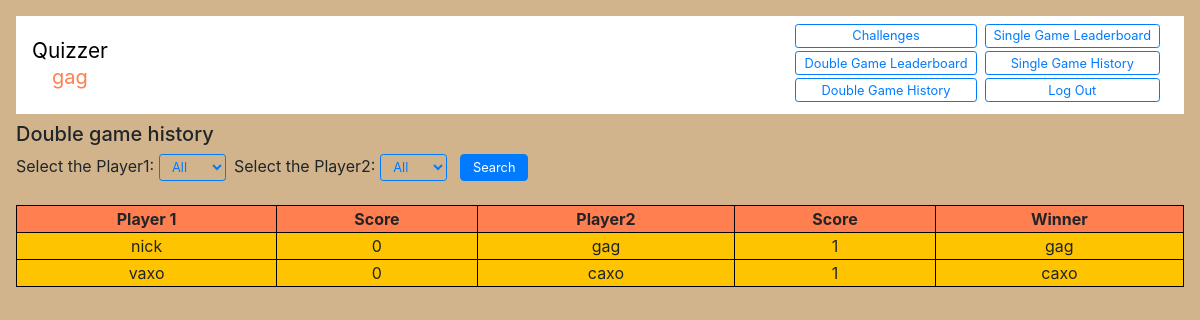
The page /doubleHistory (signed in) on the database its author committed.
### quizzer/models.py (models this page shows, shortened)
class User(AbstractUser):
    pass

class Double(models.Model):
    player1 = models.CharField(max_length=300)
    player1score = models.IntegerField()
    player2 = models.CharField(max_length=300)
    player2score = models.IntegerField(default=0)
    q1 = models.IntegerField()
    q2 = models.IntegerField()
    q3 = models.IntegerField()
    q4 = models.IntegerField()
    q5 = models.IntegerField()
    q6 = models.IntegerField()
    q7 = models.IntegerField()
    q7 = models.IntegerField()
    q8 = models.IntegerField()
    q9 = models.IntegerField()
    q10 = models.IntegerField()
    winner = models.CharField(max_length=300, default="nobody")

### quizzer/views.py (the view)
# urls.py: path("doubleHistory", views.doubleHistory, name="doubleHistory"),
@login_required()
def doubleHistory(request):
    scores = Double.objects.all().exclude(winner="nobody").order_by("-id")
    first = set()
    second = set()
    for score in scores:
        first.add(score.player1)
        second.add(score.player2)
    one = []
    two = []
    for f in first:
        one.append(f)
    for s in second:
        two.append(s)
    return render(request, "quizzer/doubleHistory.html", {
            "scores": scores,
            "first": one,
            "second": two
        })

### quizzer/templates/quizzer/doubleHistory.html (shortened to what this page needs)
{% extends "quizzer/layout.html" %}
{% load static %}
{% block body %}
    <nav id="navigator" class="navbar">
        <div class="mainHeadingDiv">
            <a id="mainHeading" class="doubleGames" href="{% url 'index' %}">Quizzer</a>
            <div id="usernameLabel" class="doubleGames">{{user.username}}</div>
        </div>
        <div id="sidebar">
            <div id="sidebar1">
                <div id="doubleGames">
                    <a   class="doubleGames btn btn-sm btn-outline-primary" href="{% url 'challenges' %}">Challenges</a>
                </div>
                <div id="doubleGames">
                    <a   class="doubleGames btn btn-sm btn-outline-primary" href="{% url 'doubleLeaderboard' %}">Double Game Leaderboard</a>
                    <a   class="doubleGames btn btn-sm btn-outline-primary" href="{% url 'doubleHistory' %}">Double Game History</a>
                </div>
            </div>
            <div id="sidebar2">
                <div id="singleGames">
                    <a   class="doubleGames btn btn-sm btn-outline-primary" href="{% url 'singleLeaderboard' %}">Single Game Leaderboard</a>
                    <a   class="doubleGames btn btn-sm btn-outline-primary" href="{% url 'singleHistory' %}">Single Game History</a>
                </div>
                <div id="doubleGames">
                    <a id="logout"  class="doubleGames btn btn-sm btn-outline-primary" href="{% url 'logout' %}">Log Out</a>
                </div>
            </div>
        </div>
    </nav>
    <h5 style="margin-top: 0.5rem;">Double game history</h5>
    <form id="singleHistoryForm">
        Select the Player1:
        <select id="player1" name="player1" class="doubleHistory btn btn-sm btn-outline-primary">
                <option>All</option>
        </select>
        Select the Player2:
        <select id="player2" name="player2" class="doubleHistory btn btn-sm btn-outline-primary">
                <option>All</option>
        </select>
        <button id="singleHistoryButton" class="btn btn-primary" type="submit">Search</button>
    </form>
    <table id="singleScores">
        <tr>
            <th>Player 1</th>
            <th>Score</th>
            <th>Player2</th>
            <th>Score</th>
            <th>Winner</th>
        </tr>
        {% for score in scores %}
            <tr>
                <td>{{ score.player1 }}</td>
                <td>{{ score.player1score }}</td>
                <td>{{ score.player2 }}</td>
                <td>{{ score.player2score }}</td>
                <td>{{ score.winner }}</td>
            </tr>
        {% endfor %}
    </table>
{% endblock %}

### quizzer/static/quizzer/styles.css (style rules this page uses)
body { background-color: tan; padding: 1rem; }
#navigator { display: flex; flex-direction: row; background: white; }
#sidebar { display: flex; flex-direction: row; flex-wrap: wrap; }
.btn { height: 2rem; display: flex; flex-direction: column; justify-content: center; margin-bottom: 0.5rem; }
.mainHeadingDiv { display: flex; flex-direction: column; justify-content: center; text-align: center; }
#mainHeading { font-size: 1.3rem; color: black; }
#usernameLabel { font-size: 20px; color: coral; margin-bottom: 0.5rem; }
#singleGames, #doubleGames { margin-right: 0.5rem; }
.singleGames, .doubleGames { height: 1.5rem; font-size: 0.8rem; margin-bottom: 0.2rem; }
#singleScores, #singleLeaders { width: 100%; margin-top: 1rem; }
#singleScores td, th { border: 1px solid black; text-align: center; }
#singleLeaders td, th { border: 1px solid black; text-align: center; }
#singleScores th { background: coral; }
#singleScores td { background: rgb(255, 196, 0); }
select > option { background: white; }
#singleHistoryForm, #singleLeaderForm { display: flex; flex-direction: row; }
#singleHistorySelect, #player1, #player2, #singleLeaderSelect { margin-left: 0.3rem; height: 1.7rem; font-size: 0.8rem; }
#singleHistoryButton, #singleLeaderButton { margin-left: 0.3rem; height: 1.7rem; font-size: 0.8rem; }
.doubleHistory { margin-right: 0.5rem; }

### rows shown on the page
User: username "gag"
Double: player1 "nick", player1score "0", player2 "gag", player2score "1", winner "gag"
Double: player1 "vaxo", player1score "0", player2 "caxo", player2score "1", winner "caxo"
